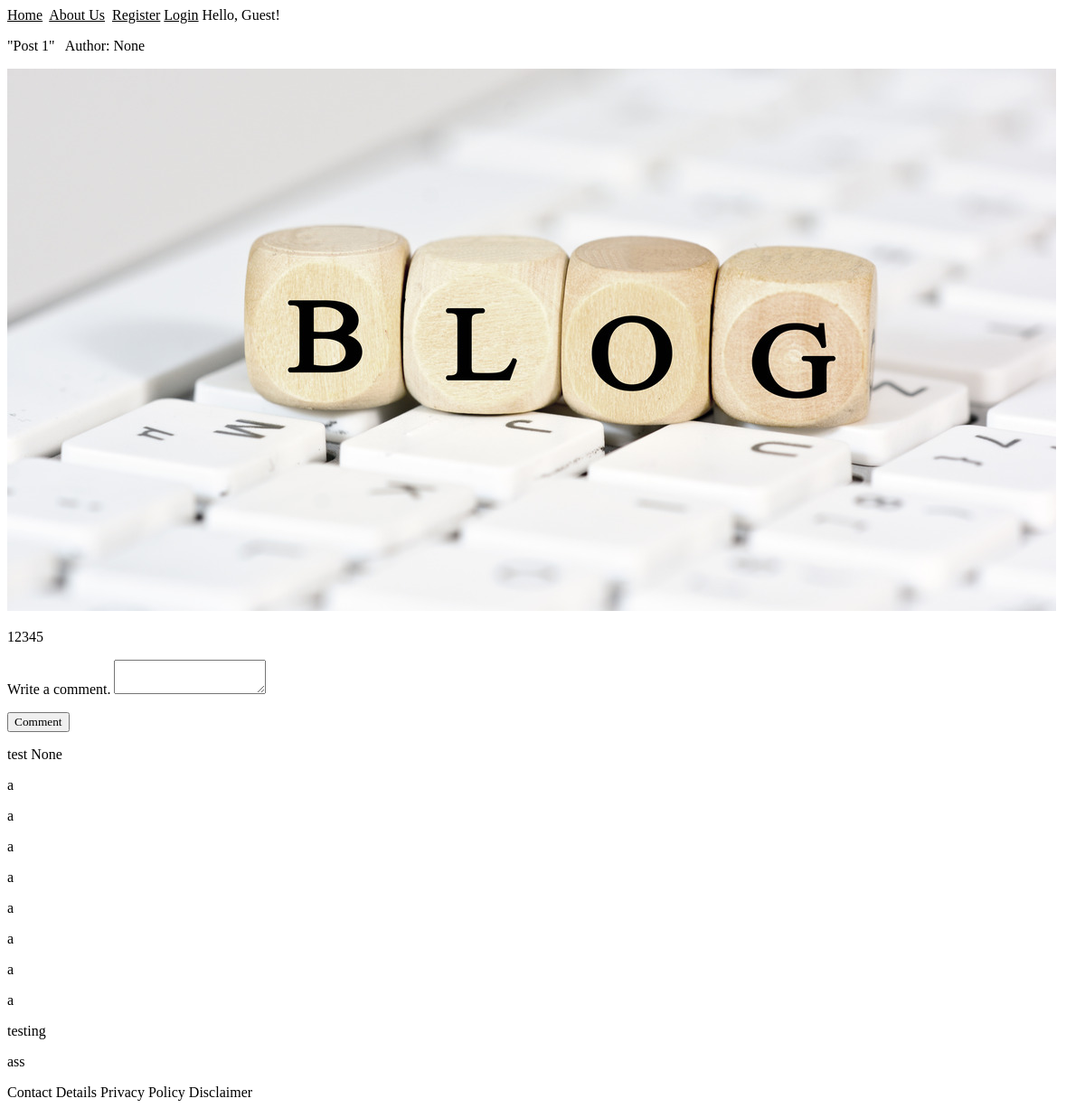
/post/1, run on an earlier commit of the app's database.
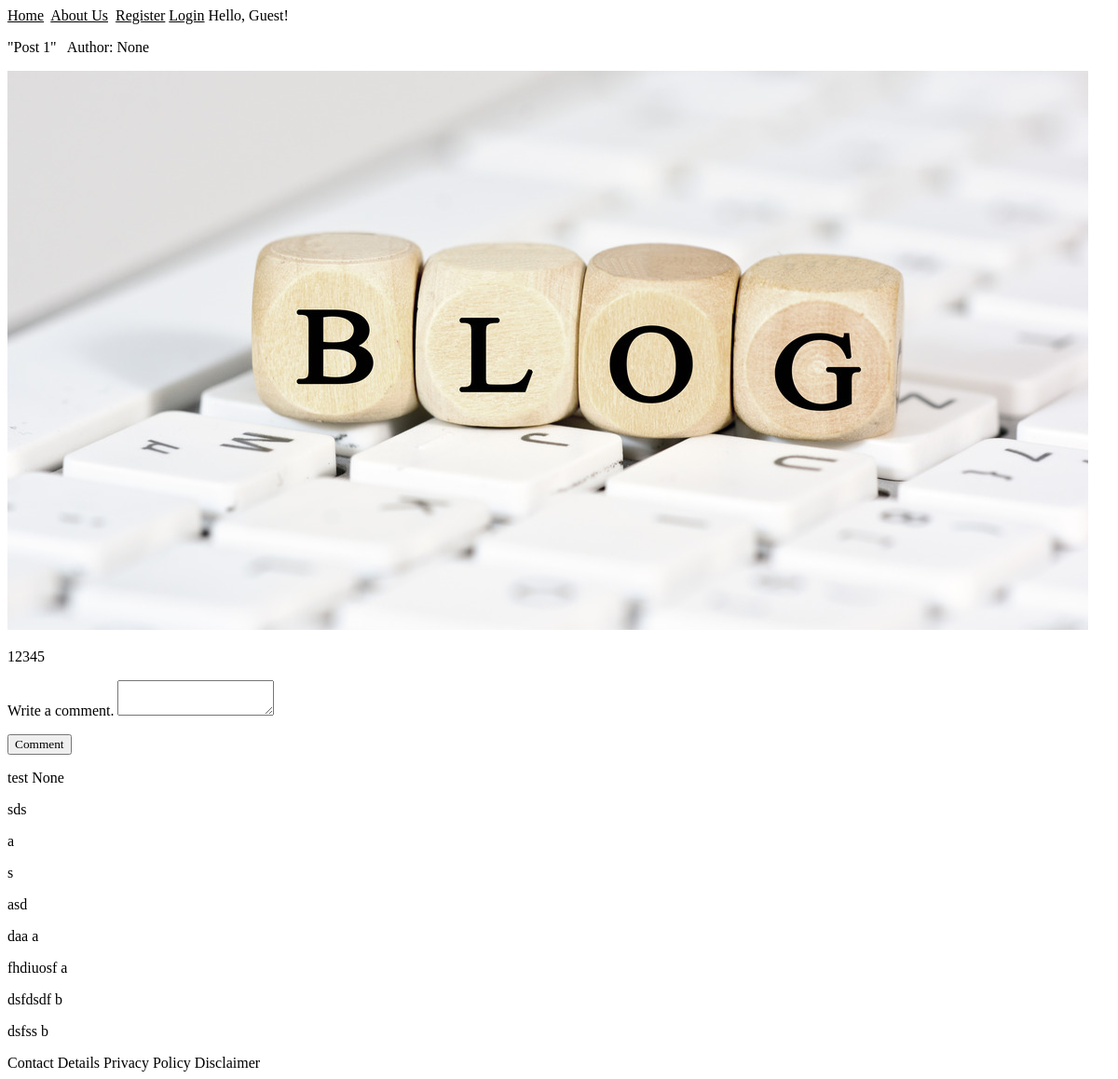
And on a later commit of the database.
### blog/models.py (models this page shows, shortened)
class Post(db.Model):
  id = db.Column(db.Integer, primary_key=True)
  date = db.Column(db.DateTime, nullable=False, default=datetime.utcnow)
  title = db.Column(db.Text, nullable=False)
  content = db.Column(db.Text, nullable=False)
  image_file = db.Column(db.String(40), nullable=False, default='default.jpg')
  author_id = db.Column(db.Integer, db.ForeignKey('user.id'), nullable=False)
  comments = db.relationship('Comment', backref='post', lazy=True)

class User(UserMixin,db.Model):
  id = db.Column(db.Integer, primary_key=True)
  username = db.Column(db.String(20))
  email = db.Column(db.String(120), unique=True, nullable=False)
  hashed_password=db.Column(db.String(128))
  post = db.relationship('Post', backref='user', lazy=True)
  comments = db.relationship('Comment', backref='user', lazy=True)
  @property
  def password(self):
    raise AttributeError('Password is not readable.')

class Comment(db.Model):
  id = db.Column(db.Integer, primary_key=True)
  date = db.Column(db.DateTime, nullable=False, default=datetime.utcnow)
  comment = db.Column(db.Text, nullable=False)
  author_id = db.Column(db.Integer, db.ForeignKey('user.id'))
  author = db.relationship(lambda: User, uselist=False)
  post_id = db.Column(db.Integer, db.ForeignKey('post.id'))

### blog/routes.py (the view)
@app.route("/post/<int:post_id>", methods=['GET','Post'])
def post(post_id):
  post = Post.query.get_or_404(post_id)
  form = CommentForm()
  if form.validate_on_submit():
    comment = Comment(comment=form.comment_box.data, post=post, author=current_user._get_current_object())
    db.session.add(comment)
    db.session.commit()
    return redirect(url_for('.post', post_id=post.id))
  return render_template('post.html',title=post.title,post=post, form=form)

### blog/forms.py
class CommentForm(FlaskForm):
    comment_box = TextAreaField('Write a comment.', validators=[DataRequired()])
    submit = SubmitField('Comment')

### blog/templates/post.html (shortened to what this page needs)
{% extends "layout.html" %}
{% block content %}
<p>"{{ post.title }}" &nbsp Author: {{ post.user.username }}</p>
<img src="{{ url_for('static', filename='img/' + post.image_file) }}">
<p>{{ post.content }}</p>
<form method="POST" action="">
    <p>{{ form.comment_box.label }} {{ form.comment_box }}</p>
    <p><input type="submit" value="Comment"></p>
  </form>
  {% if post.comments %}
    {% for comment in post.comments %}
    <p>{{ comment.comment }} {{comment.author.username}}</p>
    {% endfor %}
  {% endif %}
{% endblock content %}

### blog/templates/layout.html (shortened to what this page needs)
<!DOCTYPE html>
<html>
<head>
    <link rel="stylesheet" href="{{ url_for('static',filename='style.css') }}">
</head>
<body>
    <div id="top_navig_bar">
        <a href="{{ url_for('home') }}" class="header" id = "home">Home</a>&nbsp
        <a href="{{ url_for('about') }}" class="header" id = "about">About Us</a>&nbsp
        {% if current_user.is_anonymous %}
        <a href="{{ url_for('register') }}" class="header" id = "register">Register</a>
        <a href="{{ url_for('login') }}" class="header" id = "login">Login</a>
        {% endif %}
        <a class="header" id = "pers_greet">Hello, {% if current_user.is_authenticated %}{{ current_user.username }}{% else %}Guest{% endif %}!</a>
    </div>
    <div id="content">
        {% block content %}
        {% endblock %}
    </div>
    <footer id='footer'>
        <a>Contact Details</a>
        <a>Privacy Policy</a>
        <a>Disclaimer</a>
    </footer>
</body>
</html>

### blog/static/style.css (style rules this page uses)
* { color: rgb(0, 0, 0); font-family: Georgia, 'Times New Roman', Times, serif; }

What changed in the data, as far as the page shows it:
removed Comment: comment "testing"
removed Comment: comment "ass"
changed Comment: comment "a" → "sds"
changed Comment (number 4 of 9 on the later page): comment "a" → "s"
changed Comment: comment "a" → "asd"
changed Comment: comment "a" → "daa"; author.username (not shown) → "a"
changed Comment: comment "a" → "fhdiuosf"; author.username (not shown) → "a"
changed Comment: comment "a" → "dsfdsdf"; author.username (not shown) → "b"
changed Comment: comment "a" → "dsfss"; author.username (not shown) → "b"
